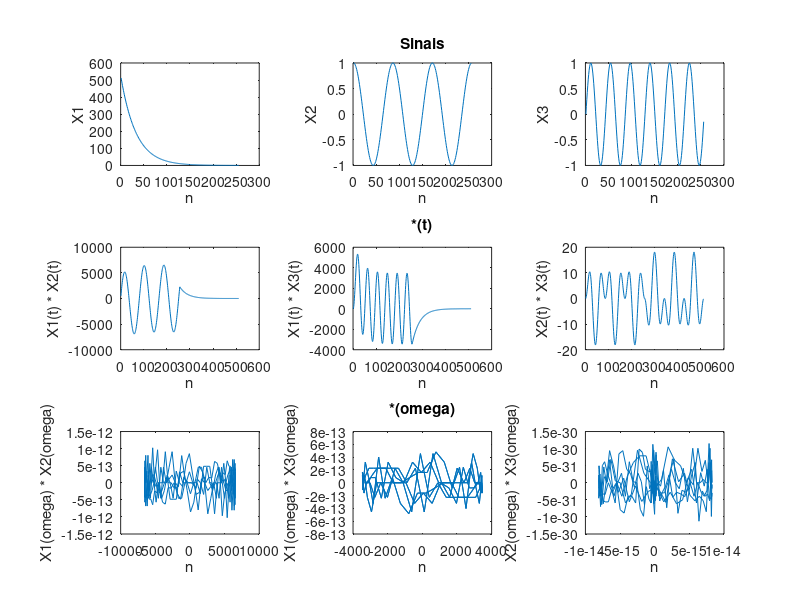

Write the MATLAB code that produced this figure.
% Exercício 3
% signals
N = 256;
n = (0:N-1);
X1 = 2*N*0.97.^n;
X2 = cos(6*pi*n/N);
X3 = sin(12*pi*n/N);

% freq conv
X1_fft = fft(X1);
X2_fft = fft(X2);
X3_fft = fft(X3);
X1_X2_f = ifft(X1_fft.*X2_fft);
X1_X3_f = ifft(X1_fft.*X3_fft);
X2_X3_f = ifft(X2_fft.*X3_fft);

% time conv
X1_X2_t = conv(X1, X2);
X1_X3_t = conv(X1, X3);
X2_X3_t = conv(X2, X3);

%--- plots

% signals
subplot(3,3,1)
plot(X1);
%title("Sinal X1")
xlabel("n")
ylabel("X1")
subplot(3,3,2)
plot(X2);
title("Sinais")
xlabel("n")
ylabel("X2")
subplot(3,3,3)
plot(X3);
%title("Sinal X3")
xlabel("n")
ylabel("X3")

% time
subplot(3,3,4)
plot(X1_X2_t);
%title("X1 * X2 no domínio do tempo")
xlabel("n")
ylabel("X1(t) * X2(t)")
subplot(3,3,5)
plot(X1_X3_t);
title("*(t)")
xlabel("n")
ylabel("X1(t) * X3(t)")
subplot(3,3,6)
plot(X2_X3_t);
%title("X2 * X3 no domínio do tempo")
xlabel("n")
ylabel("X2(t) * X3(t)")

% freq
subplot(3,3,7)
plot(X1_X2_f);
%title("X1 * X2 no domínio da freq")
xlabel("n")
ylabel("X1(\omega) * X2(\omega)")
subplot(3,3,8)
plot(X1_X3_f);
title("*(\omega)")
xlabel("n")
ylabel("X1(\omega) * X3(\omega)")
subplot(3,3,9)
plot(X2_X3_f);
%title("X2 * X3 no domínio da freq")
xlabel("n")
ylabel("X2(\omega) * X3(\omega)")
